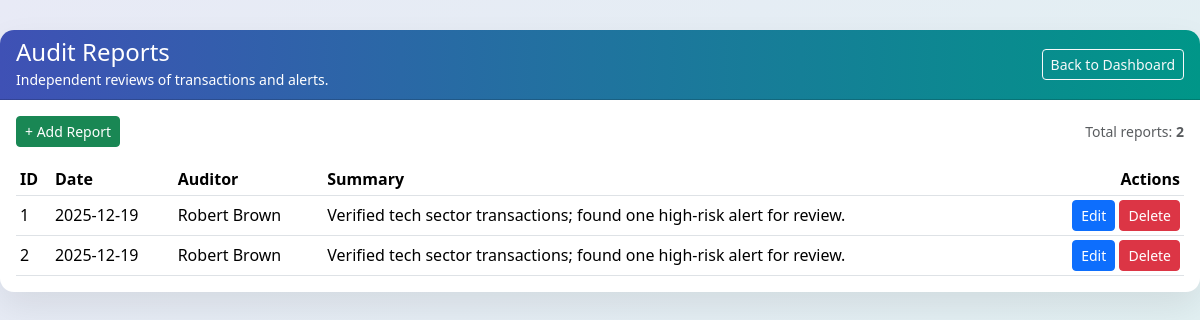
Page /audit_list.php on the committed database.
### tables this page shows
CREATE TABLE `audit_report` (
  `ReportID` int(8) NOT NULL,
  `StaffID` int(8) DEFAULT NULL,
  `Date` date DEFAULT NULL,
  `FindingsSummary` text DEFAULT NULL
);

CREATE TABLE `staff` (
  `StaffID` int(8) NOT NULL,
  `userName` varchar(20) DEFAULT NULL,
  `name` varchar(20) DEFAULT NULL,
  `designation` varchar(20) DEFAULT NULL,
  `contact` varchar(20) DEFAULT NULL
);

### audit_list.php (the view, shortened to what this page needs)
<?php
require_once 'config.php';
$sql = "
SELECT ar.ReportID, ar.Date, ar.FindingsSummary,
       sf.name AS auditorName
FROM audit_report ar
LEFT JOIN auditor a ON ar.StaffID = a.StaffID
LEFT JOIN staff sf ON a.StaffID = sf.StaffID
ORDER BY ar.Date DESC
";
$res = mysqli_query($conn,$sql);
?>
<!DOCTYPE html>
<html>
<head>
  <link href="https://cdn.jsdelivr.net/npm/bootstrap@5.3.3/dist/css/bootstrap.min.css" rel="stylesheet">
</head>
<body>
<div class="page-wrapper">
  <div class="card page-card">
    <div class="card-header d-flex justify-content-between align-items-center page-card-header">
      <div>
        <h4 class="mb-0">Audit Reports</h4>
        <small class="text-light-50">Independent reviews of transactions and alerts.</small>
      </div>
      <a href="dashboard_system.php" class="btn btn-outline-light btn-sm">Back to Dashboard</a>
    </div>
    <div class="card-body">
      <div class="d-flex justify-content-between align-items-center mb-3">
        <a href="audit_form.php" class="btn btn-success btn-sm">+ Add Report</a>
        <span class="text-muted small">
          Total reports: <strong><?php echo mysqli_num_rows($res); ?></strong>
        </span>
      </div>
      <div class="table-responsive">
        <table class="table table-sm table-hover align-middle mb-0">
          <thead>
            <tr>
              <th>ID</th>
              <th>Date</th>
              <th>Auditor</th>
              <th>Summary</th>
              <th class="text-end">Actions</th>
            </tr>
          </thead>
          <tbody>
          <?php while($r=mysqli_fetch_assoc($res)): ?>
            <tr>
              <td><?php echo $r['ReportID']; ?></td>
              <td><?php echo $r['Date']; ?></td>
              <td><?php echo htmlspecialchars($r['auditorName']); ?></td>
              <td><?php echo htmlspecialchars($r['FindingsSummary']); ?></td>
              <td class="text-end">
                <a href="audit_form.php?id=<?php echo $r['ReportID']; ?>" class="btn btn-primary btn-sm">Edit</a>
                <a href="audit_list.php?delete=<?php echo $r['ReportID']; ?>"
                   onclick="return confirm('Delete this report?');"
                   class="btn btn-danger btn-sm">Delete</a>
              </td>
            </tr>
          <?php endwhile; ?>
          </tbody>
        </table>
      </div>
    </div>
  </div>
</div>
</body>
</html>

### audit_list.php (style rules this page uses)
body { background: linear-gradient(135deg, #e8eaf6, #e0f2f1); min-height: 100vh; font-family: system-ui, -apple-system, BlinkMacSystemFont, "Segoe UI", sans-serif; }
.page-wrapper { max-width: 1200px; margin: 30px auto; }
.page-card { border-radius: 14px; overflow: hidden; box-shadow: 0 15px 35px rgba(0,0,0,0.08); border: none; }
.page-card-header { background: linear-gradient(90deg, #3f51b5, #009688); color: #fff; }
.table thead { background: linear-gradient(90deg,#3f51b5,#009688); color: #fff; }

### rows in the picture
audit_report: ReportID "1", Date "2025-12-19", staff.name "Robert Brown", FindingsSummary "Verified tech sector transactions; found one high-risk alert for review."
audit_report: ReportID "2", Date "2025-12-19", staff.name "Robert Brown", FindingsSummary "Verified tech sector transactions; found one high-risk alert for review."

### other values in the picture
mysqli_num_rows($res) "2"
